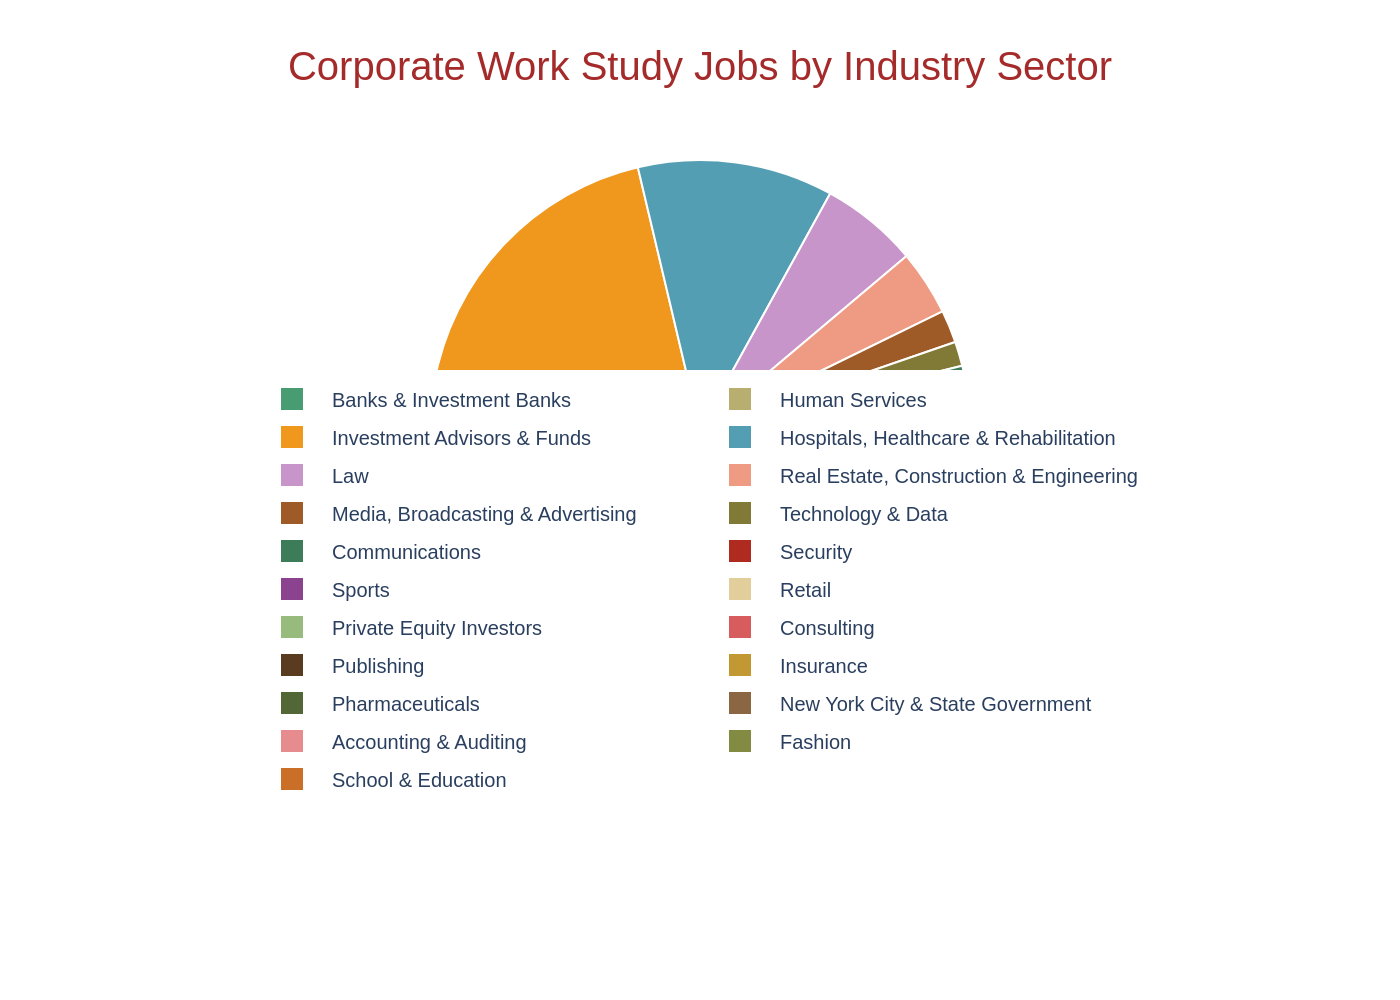

Here is the Python script that generated this plot:
import sys
import json
import pathlib
import plotly.graph_objects as go

# Check for command-line argument
if len(sys.argv) != 2:
    print("Usage: python generate_chart.py <path_to_json_file>")
    sys.exit(1)

# Get the JSON file path from the command-line argument
json_file_path = pathlib.Path(sys.argv[1])

# Check if the JSON file exists
if not json_file_path.is_file():
    print(f"Error: JSON file not found at '{json_file_path}'")
    sys.exit(1)

# Read the JSON data
with open(json_file_path, 'r', encoding='utf-8') as f:
    chart_config = json.load(f)

# Extract data for the chart
chart_data = chart_config.get('chart_data', [])
texts = chart_config.get('texts', {})
colors = chart_config.get('colors', [])

labels = [item['label'] for item in chart_data]
values = [item['value'] for item in chart_data]

# Create the figure
fig = go.Figure()

# Add the pie chart trace
fig.add_trace(go.Pie(
    labels=labels,
    values=values,
    marker=dict(colors=colors, line=dict(color='white', width=1)),
    hoverinfo='label+percent',
    textinfo='none',
    sort=False,  # Preserve the order from the JSON file
    direction='clockwise',
    rotation=150  # Start position of the first slice
))

# Update the layout
fig.update_layout(
    title=dict(
        text=texts.get('title'),
        x=0.5,
        xanchor='center',
        font=dict(
            family="Arial",
            size=20,
            color="#A52A2A"
        )
    ),
    showlegend=True,
    legend=dict(
        orientation="h",
        yanchor="bottom",
        y=-0.2,
        xanchor="center",
        x=0.5,
        font=dict(
            family="Arial",
            size=10
        )
    ),
    font=dict(
        family="Arial"
    ),
    paper_bgcolor='white',
    plot_bgcolor='white',
    margin=dict(l=40, r=40, t=80, b=150) # Increased bottom margin for legend
)

# Define the output filename from the input JSON filename
output_filename = json_file_path.stem + '.png'

# Write the image file
fig.write_image(output_filename, scale=2)

print(f"Chart saved as {output_filename}")
